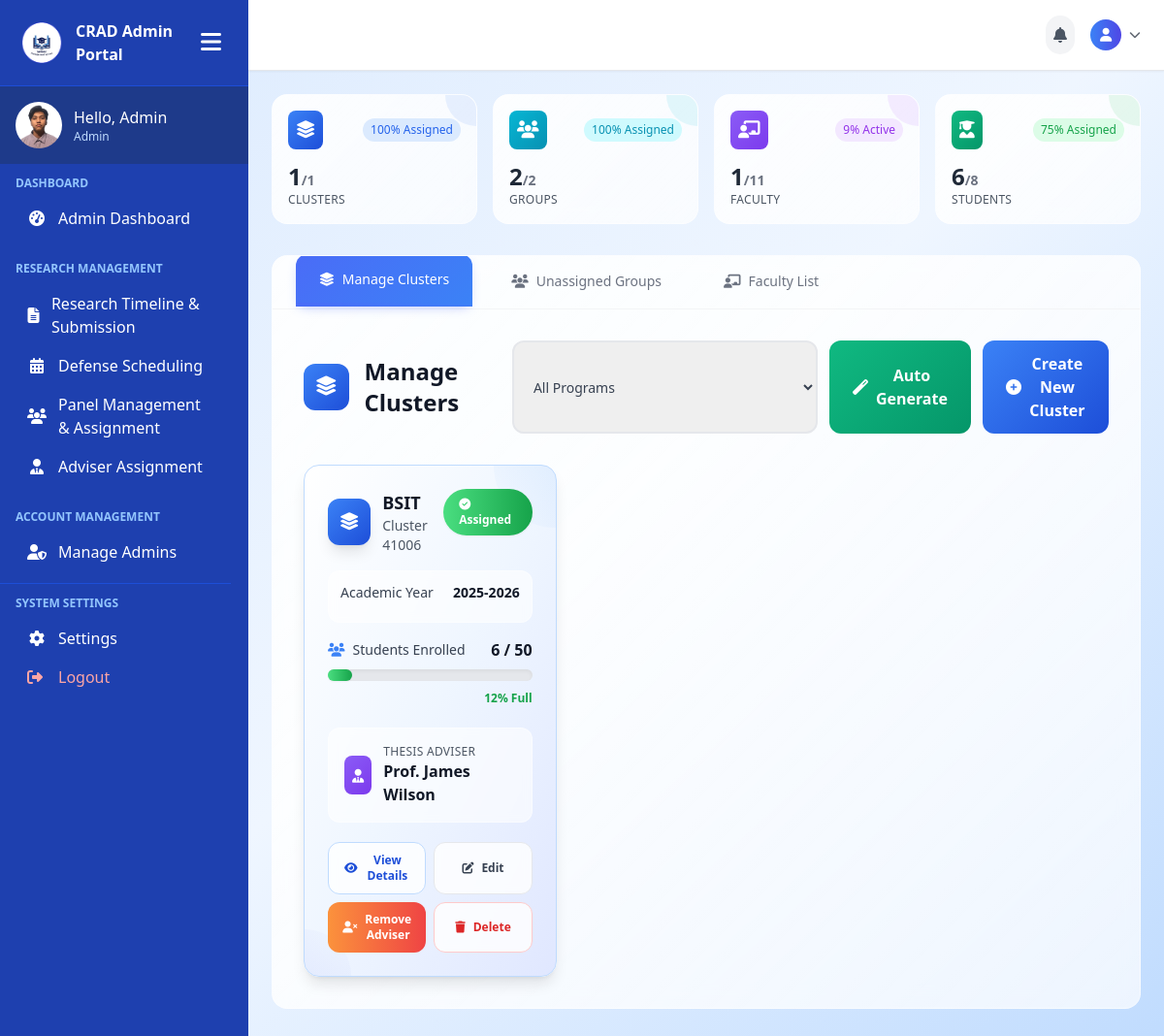
The app's page /admin-pages/adviser-assignment.php (signed in) with its own data.
### tables this page shows
CREATE TABLE `user_tbl` (
  `user_id` int(11) NOT NULL,
  `email` varchar(150) NOT NULL,
  `password` varchar(255) NOT NULL,
  `role` enum('Admin','Faculty','Student') NOT NULL DEFAULT 'Student',
  `created_at` timestamp NOT NULL DEFAULT current_timestamp()
);

CREATE TABLE `clusters` (
  `id` int(11) NOT NULL,
  `program` varchar(100) NOT NULL,
  `cluster` varchar(50) NOT NULL,
  `school_year` varchar(20) NOT NULL,
  `faculty_id` int(11) DEFAULT NULL,
  `assigned_date` date DEFAULT NULL,
  `student_count` int(11) DEFAULT 0,
  `capacity` int(11) DEFAULT 50,
  `status` enum('assigned','pending','unassigned') DEFAULT 'unassigned',
  `created_date` timestamp NOT NULL DEFAULT current_timestamp() ON UPDATE current_timestamp()
);

CREATE TABLE `faculty` (
  `id` int(11) NOT NULL,
  `fullname` varchar(100) NOT NULL,
  `department` varchar(50) NOT NULL,
  `expertise` varchar(100) NOT NULL
);

### admin-pages/adviser-assignment.php (the view, shortened to what the rows shown need)
<?php
include('../includes/connection.php');
$clusters = mysqli_query(
    $conn,
    "SELECT c.*, f.fullname AS adviser_name
     FROM clusters c
     LEFT JOIN faculty f ON c.faculty_id = f.id
     ORDER BY c.program, c.cluster"
);
?>
<!DOCTYPE html>
<html lang="en">
<head>
      <link rel="stylesheet" href="../assets/css/style-adviser-assignment.css">
    <script src="https://cdn.tailwindcss.com"></script>
    <link rel="stylesheet" href="https://cdnjs.cloudflare.com/ajax/libs/font-awesome/6.4.0/css/all.min.css">
</head>
<body class="bg-gradient-to-br from-blue-100 via-blue-50 to-blue-200 text-gray-800 font-sans min-h-screen">
    <div class="min-h-screen flex">
        <?php include('../includes/admin-sidebar.php'); ?>
        <main class="flex-1 overflow-y-auto p-6">
            <div class="container mx-auto">
                <div class="stats-card rounded-2xl overflow-hidden mb-8 animate-scale-in">
                    <div class="tab-content p-8" id="myTabContent">
                        <div class="tab-pane active" id="manage" role="tabpanel">
                            <div class="grid grid-cols-1 md:grid-cols-2 lg:grid-cols-3 gap-6 mt-6">
                                <?php while ($cluster = mysqli_fetch_assoc($clusters)):
                                    $percentage = $cluster['capacity'] > 0 ? ($cluster['student_count'] / $cluster['capacity']) * 100 : 0;
                                ?>
                                <div class="cluster-card bg-gradient-to-br from-white via-blue-50 to-indigo-100 rounded-2xl shadow-lg border border-blue-200 h-full relative overflow-hidden" data-program="<?= htmlspecialchars($cluster['program']) ?>">
                                    <div class="absolute top-0 right-0 w-32 h-32 bg-gradient-to-bl from-blue-400/20 to-transparent rounded-full -translate-y-16 translate-x-16"></div>
                                    <div class="absolute bottom-0 left-0 w-24 h-24 bg-gradient-to-tr from-indigo-400/20 to-transparent rounded-full translate-y-12 -translate-x-12"></div>
                                    <div class="p-6 relative z-10">
                                        <div class="flex justify-between items-start mb-4">
                                            <div class="flex items-center">
                                                <div class="gradient-blue p-3 rounded-xl mr-3 shadow-lg">
                                                    <i class="fas fa-layer-group text-white text-lg"></i>
                                                </div>
                                                <div>
                                                    <h5 class="font-bold text-gray-900 text-lg"><?= htmlspecialchars($cluster['program']) ?></h5>
                                                    <p class="text-gray-600 text-sm font-medium">Cluster <?= htmlspecialchars($cluster['cluster']) ?></p>
                                                </div>
                                            </div>
                                            <span class="px-4 py-2 rounded-full text-xs font-bold shadow-sm <?= $cluster['status'] == 'assigned' ? 'bg-gradient-to-r from-green-400 to-green-600 text-white' : 'bg-gradient-to-r from-yellow-400 to-orange-500 text-white' ?>">
                                                <i class="fas <?= $cluster['status'] == 'assigned' ? 'fa-check-circle' : 'fa-clock' ?> mr-1"></i>
                                                <?= ucfirst($cluster['status']) ?>
                                            </span>
                                        </div>
                                        <div class="bg-white/60 backdrop-blur-sm rounded-xl p-3 mb-4 border border-white/40">
                                            <div class="flex items-center justify-between text-sm mb-2">
                                                <span class="text-gray-700 font-medium">Academic Year</span>
                                                <span class="text-gray-900 font-semibold"><?= htmlspecialchars($cluster['school_year']) ?></span>
                                            </div>
                                        </div>
                                        <div class="mb-5">
                                            <div class="flex justify-between items-center mb-2">
                                                <span class="text-gray-700 font-medium text-sm flex items-center">
                                                    <i class="fas fa-users mr-2 text-blue-500"></i>
                                                    Students Enrolled
                                                </span>
                                                <span class="text-gray-900 font-bold"><?= $cluster['student_count'] ?> / <?= $cluster['capacity'] ?></span>
                                            </div>
                                            <div class="w-full bg-gray-200 rounded-full h-3 shadow-inner">
                                                <div class="h-3 rounded-full bg-gradient-to-r <?= $percentage < 60 ? 'from-green-400 to-green-600' : ($percentage < 90 ? 'from-yellow-400 to-orange-500' : 'from-red-400 to-red-600') ?> shadow-sm transition-all duration-500" style="width: <?= $percentage ?>%"></div>
                                            </div>
                                            <div class="text-right mt-1">
                                                <span class="text-xs font-semibold <?= $percentage < 60 ? 'text-green-600' : ($percentage < 90 ? 'text-orange-600' : 'text-red-600') ?>"><?= round($percentage) ?>% Full</span>
                                            </div>
                                        </div>
                                        <div class="bg-white/60 backdrop-blur-sm rounded-xl p-4 mb-5 border border-white/40">
                                            <div class="flex items-center">
                                                <div class="gradient-purple p-2 rounded-lg mr-3">
                                                    <i class="fas fa-user-tie text-white text-sm"></i>
                                                </div>
                                                <div class="flex-1">
                                                    <p class="text-xs text-gray-600 font-medium uppercase tracking-wide">Thesis Adviser</p>
                                                    <p class="text-gray-900 font-semibold">
                                                        <?= $cluster['adviser_name'] ? htmlspecialchars($cluster['adviser_name']) : '<span class="text-red-500 flex items-center"><i class="fas fa-exclamation-triangle mr-1"></i>Not assigned</span>' ?>
                                                    </p>
                                                </div>
                                            </div>
                                        </div>
                                        <div class="cluster-actions grid grid-cols-2 gap-2">
                                            <button class="bg-white/80 hover:bg-white border border-blue-200 hover:border-blue-300 text-blue-700 hover:text-blue-800 py-2.5 px-4 rounded-xl text-xs font-semibold flex items-center justify-center transition-all duration-300 hover:shadow-md backdrop-blur-sm"
                                                    onclick="viewCluster(<?= $cluster['id'] ?>)">
                                                <i class="fas fa-eye mr-2"></i>View Details
                                            </button>
                                            <button class="bg-white/80 hover:bg-white border border-gray-200 hover:border-gray-300 text-gray-700 hover:text-gray-800 py-2.5 px-4 rounded-xl text-xs font-semibold flex items-center justify-center transition-all duration-300 hover:shadow-md backdrop-blur-sm"
                                                    data-bs-toggle="modal" data-bs-target="#editClusterModal"
                                                    data-cluster-id="<?= $cluster['id'] ?>"
                                                    data-program="<?= htmlspecialchars($cluster['program']) ?>"
                                                    data-cluster="<?= htmlspecialchars($cluster['cluster']) ?>"
                                                    data-school-year="<?= htmlspecialchars($cluster['school_year']) ?>"
                                                    data-capacity="<?= $cluster['capacity'] ?>">
                                                <i class="fas fa-edit mr-2"></i>Edit
                                            </button>
                                            <?php if ($cluster['faculty_id']): ?>
                                            <form method="POST" class="col-span-1">
                                                <button type="submit" name="remove_adviser" class="w-full bg-gradient-to-r from-orange-400 to-red-500 hover:from-orange-500 hover:to-red-600 text-white py-2.5 px-4 rounded-xl text-xs font-semibold flex items-center justify-center transition-all duration-300 hover:shadow-lg transform hover:scale-105"
                                                        onclick="return confirm('Remove adviser from this cluster?')">
                                                    <i class="fas fa-user-times mr-2"></i>Remove Adviser
                                                </button>
                                            </form>
                                            <?php endif; ?>
                                            <button class="bg-white/80 hover:bg-red-50 border border-red-200 hover:border-red-300 text-red-600 hover:text-red-700 py-2.5 px-4 rounded-xl text-xs font-semibold flex items-center justify-center transition-all duration-300 hover:shadow-md backdrop-blur-sm"
                                                    data-bs-toggle="modal" data-bs-target="#deleteClusterModal"
                                                    data-cluster-id="<?= $cluster['id'] ?>">
                                                <i class="fas fa-trash mr-2"></i>Delete
                                            </button>
                                        </div>
                                    </div>
                                </div>
                                <?php endwhile; ?>
                            </div>
                        </div>
                    </div>
                </div>
            </div>
        </main>
    </div>
</body>
</html>

### includes/admin-sidebar.php (shortened to what the rows shown need)
<?php
include("../includes/connection.php");
$user_id = $_SESSION['user_id'];
$sql = "SELECT role FROM user_tbl WHERE user_id = ?";
$stmt = $conn->prepare($sql);
$stmt->bind_param("i", $user_id);
$stmt->execute();
$result = $stmt->get_result();
$user = $result->fetch_assoc();
$role = $user['role'];
$greeting = "Hello, " . match($role) {
    'admin' => 'Admin',
    'student' => 'Student',
    default => 'Admin'
};
?>
<!DOCTYPE html>
<html lang="en">
<head>
    <script src="https://cdn.tailwindcss.com"></script>
    <link rel="stylesheet" href="https://cdnjs.cloudflare.com/ajax/libs/font-awesome/6.5.0/css/all.min.css">
</head>
<body>
<div class="sidebar sidebar-transition bg-blue-800 text-white flex flex-col hidden md:flex h-screen w-64" id="sidebar">
    <div class="p-4 flex items-center space-x-3 bg-blue-900">
        <div>
            <p class="font-medium profile-name"><?php echo htmlspecialchars($greeting); ?></p>
            <p class="text-xs text-blue-200 profile-role"><?php echo htmlspecialchars($role); ?></p>
        </div>
    </div>
</div>
</body>
</html>

### records on screen
user_tbl: role "Hello, Admin", role "Admin"
clusters: program "BSIT", cluster "41006", status "Assigned", school_year "2025-2026", student_count "6", capacity "50", percentage "12", faculty.fullname "Prof. James Wilson"

### other values on screen
$assigned_clusters "1"
$total_clusters "1"
$assigned_groups "2"
$total_groups "2"
$assigned_faculty "1"
$total_faculty "11"
$assigned_students "6"
$total_students "8"
